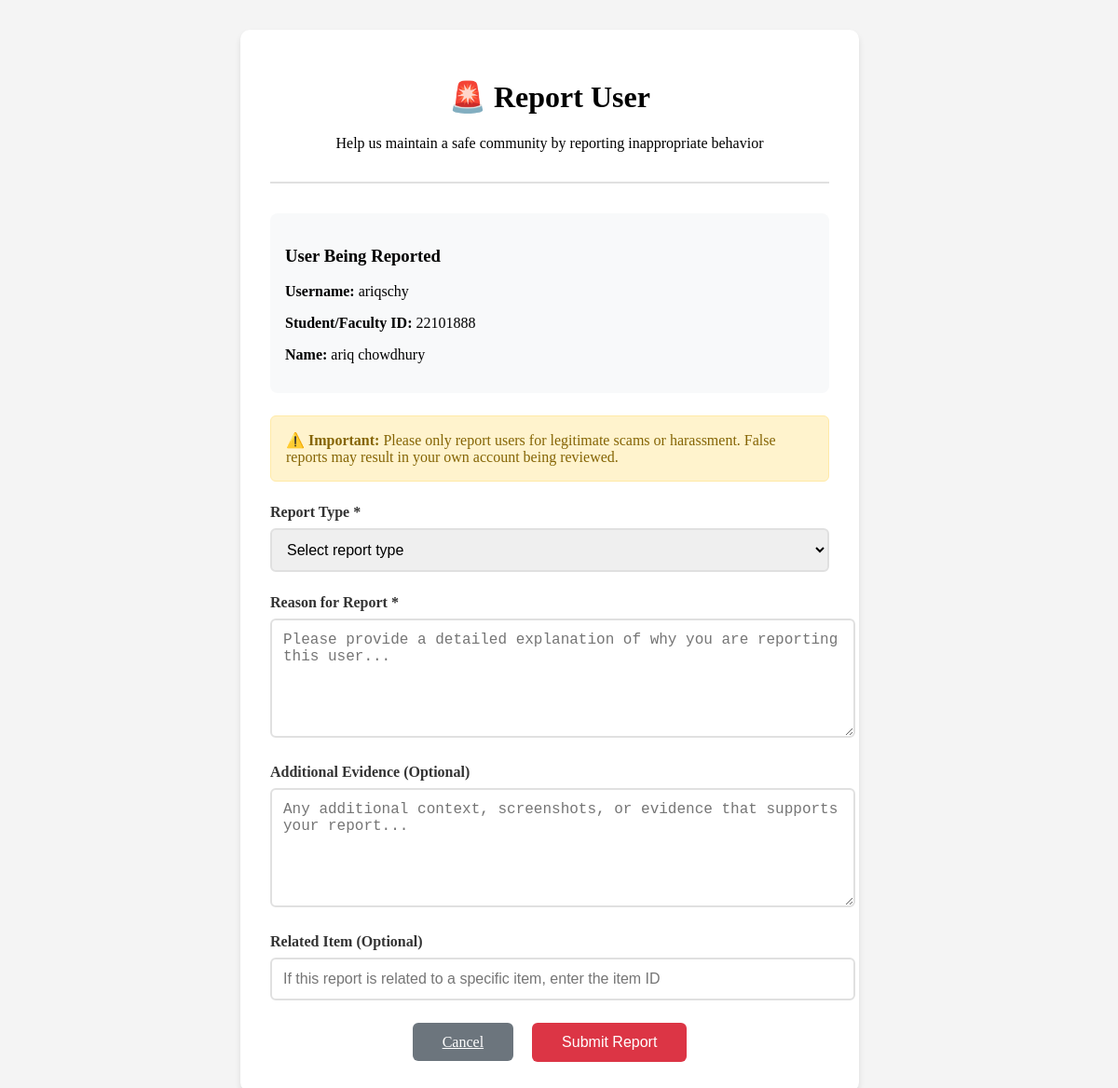
The page /report_user/24 (signed in) on the database its author committed.
### app.py (models this page shows)
class User(db.Model):
    id = db.Column(db.Integer, primary_key=True)
    username = db.Column(db.String(100), nullable=False, unique=True)
    email = db.Column(db.String(100), nullable=False, unique=True)
    password = db.Column(db.String(200), nullable=False)
    student_faculty_id = db.Column(db.String(8), nullable=False, unique=True)  # 8-digit ID
    first_name = db.Column(db.String(100))
    last_name = db.Column(db.String(100))
    phone = db.Column(db.String(20))
    address = db.Column(db.String(200))
    profile_photo = db.Column(db.String(200))
    email_verified = db.Column(db.Boolean, default=False)
    created_at = db.Column(db.DateTime, default=db.func.current_timestamp())

### app.py (the view, shortened to what this page needs)
@app.route('/report_user/<int:user_id>', methods=['GET', 'POST'])
def report_user(user_id):
    if 'user_id' not in session:
        flash('Please login to report users', 'error')
        return redirect(url_for('login'))
    if session['user_id'] == user_id:
        flash('You cannot report yourself', 'error')
        return redirect(url_for('home'))
    reported_user = User.query.get_or_404(user_id)
    return render_template('report_user.html', reported_user=reported_user)

### templates/report_user.html (shortened to what this page needs)
<!DOCTYPE html>
<html lang="en">
<head>
    <link rel="stylesheet" href="{{ url_for('static', filename='styles.css') }}">
</head>
<body>
    <div class="container">
        <div class="report-form">
            <div class="report-header">
                <h1>🚨 Report User</h1>
                <p>Help us maintain a safe community by reporting inappropriate behavior</p>
            </div>
            <div class="user-info">
                <h3>User Being Reported</h3>
                <p><strong>Username:</strong> {{ reported_user.username }}</p>
                <p><strong>Student/Faculty ID:</strong> {{ reported_user.student_faculty_id }}</p>
                {% if reported_user.first_name and reported_user.last_name %}
                <p><strong>Name:</strong> {{ reported_user.first_name }} {{ reported_user.last_name }}</p>
                {% endif %}
            </div>
            <div class="warning">
                <strong>⚠️ Important:</strong> Please only report users for legitimate scams or harassment.
                False reports may result in your own account being reviewed.
            </div>
            <form method="POST">
                <div class="form-group">
                    <label for="report_type">Report Type *</label>
                    <select name="report_type" id="report_type" required>
                        <option value="">Select report type</option>
                    </select>
                </div>
                <div class="form-group">
                    <label for="reason">Reason for Report *</label>
                    <textarea name="reason" id="reason" placeholder="Please provide a detailed explanation of why you are reporting this user..." required></textarea>
                </div>
                <div class="form-group">
                    <label for="evidence">Additional Evidence (Optional)</label>
                    <textarea name="evidence" id="evidence" placeholder="Any additional context, screenshots, or evidence that supports your report..."></textarea>
                </div>
                <div class="form-group">
                    <label for="item_id">Related Item (Optional)</label>
                    <input type="number" name="item_id" id="item_id" placeholder="If this report is related to a specific item, enter the item ID">
                </div>
                <div style="text-align: center;">
                    <a href="{{ url_for('home') }}" class="btn btn-secondary">Cancel</a>
                    <button type="submit" class="btn">Submit Report</button>
                </div>
            </form>
        </div>
    </div>
</body>
</html>

### static/styles.css (style rules this page uses)
body { background-color: #f4f4f4; }
.container { max-width: 1140px; background: transparent; padding: 0 12px; border-radius: 0; }

### templates/report_user.html (style rules this page uses)
.report-form { max-width: 600px; margin: 2rem auto; padding: 2rem; background: white; border-radius: 10px; box-shadow: 0 4px 6px rgba(0, 0, 0, 0.1); }
.report-header { text-align: center; margin-bottom: 2rem; padding-bottom: 1rem; border-bottom: 2px solid #e0e0e0; }
.user-info { background: #f8f9fa; padding: 1rem; border-radius: 8px; margin-bottom: 1.5rem; }
.form-group { margin-bottom: 1.5rem; }
.form-group label { display: block; margin-bottom: 0.5rem; font-weight: 600; color: #333; }
.form-group input, .form-group select, .form-group textarea { width: 100%; padding: 0.75rem; border: 2px solid #e0e0e0; border-radius: 6px; font-size: 1rem; transition: border-color 0.3s; }
.form-group textarea { resize: vertical; min-height: 100px; }
.btn { background: #dc3545; color: white; padding: 0.75rem 2rem; border: none; border-radius: 6px; font-size: 1rem; cursor: pointer; transition: background-color 0.3s; }
.btn-secondary { background: #6c757d; margin-right: 1rem; }
.warning { background: #fff3cd; border: 1px solid #ffeaa7; color: #856404; padding: 1rem; border-radius: 6px; margin-bottom: 1.5rem; }

### rows shown on the page
User: username "ariqschy", student_faculty_id "22101888", first_name "ariq", last_name "chowdhury"
